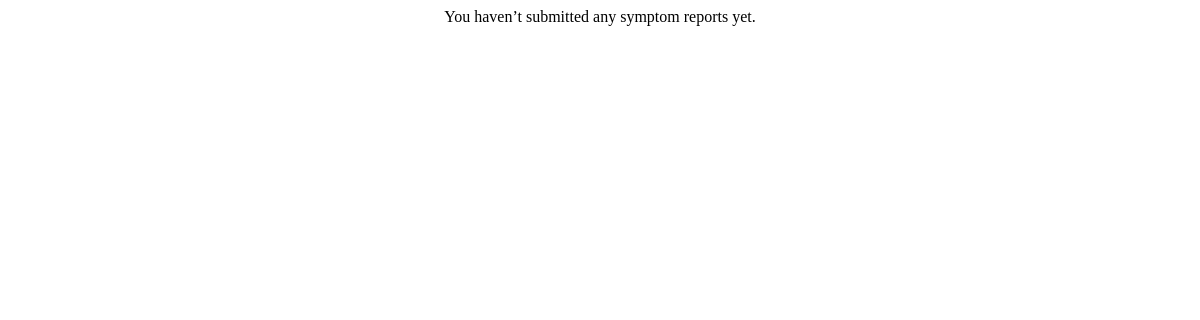
The page /request-history/ (signed in) on the database as committed earlier.
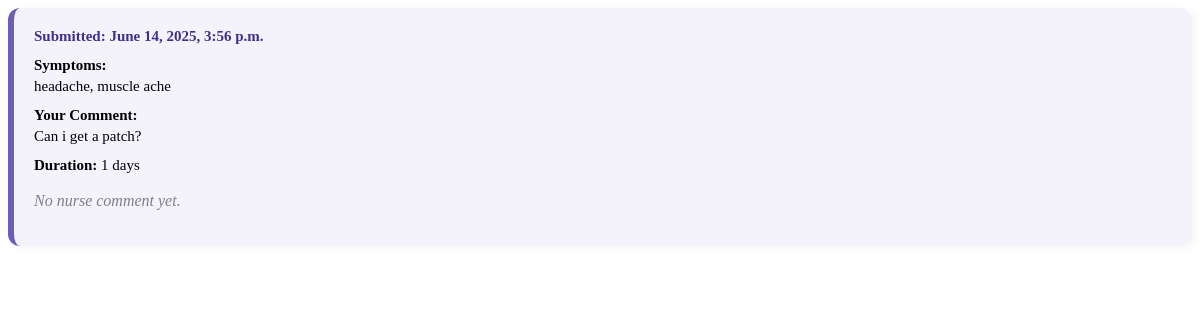
The same page on the database as committed later.
### main/models.py (models this page shows, shortened)
class HealthReport(models.Model):
    user = models.ForeignKey(User, on_delete=models.CASCADE)
    symptoms = models.TextField()
    other_symptoms = models.TextField(blank=True, null=True)
    extra_comments = models.TextField(blank=True)
    medical_record = models.FileField(upload_to='medical_records/', blank=True, null=True)
    created_at = models.DateTimeField(auto_now_add=True)
    reviewed = models.BooleanField(default=False)
    duration= models.PositiveIntegerField(default=0)
    nurse_viewed = models.BooleanField(default=False)
    nurse_comment = models.TextField(blank=True, null=True)
    starred = models.BooleanField(default=False)

### main/views.py (the view)
# urls.py: path('request-history/', views.request_history, name='request_history'),
def request_history(request):
    print("Current user:", request.user.username)
    reports = HealthReport.objects.filter(user=request.user).order_by('-created_at')
    print(f"Reports count for {request.user}: {reports.count()}")
    return render(request, 'main/ruser_comp/rqst_his_std.html', {'health_reports': reports})

### main/templates/main/ruser_comp/rqst_his_std.html (shortened to what this page needs)
{% block content %}
  {% if health_reports %}
    {% for report in health_reports %}
      <div class="report-box">
        <div class="report-header">
          <strong>Submitted:</strong> {{ report.created_at }}
        </div>
        <div class="report-body">
          <p><strong>Symptoms:</strong><br> {{ report.symptoms|safe|cut:"["|cut:"]"|cut:"'" }}</p>
          <p><strong>Your Comment:</strong><br>{{ report.extra_comments }}</p>
          <p><strong>Duration:</strong> {{ report.duration }} days</p>
        </div>
        {% if report.nurse_comment %}
          <div class="nurse-comment">
            <strong>Nurse Comment:</strong>
            {% if not report.nurse_viewed %}
              <span class="new-indicator">🟢 New message</span>
            {% endif %}
            <p>{{ report.nurse_comment }}</p>
          </div>
        {% else %}
          <p style="color: gray;"><em>No nurse comment yet.</em></p>
        {% endif %}
      </div>
    {% endfor %}
  {% else %}
    <p style="text-align: center; font-style: 'SteelfishRg';">
      You haven’t submitted any symptom reports yet.
    </p>
  {% endif %}
{% endblock %}

Rows that differ between the two databases and show on the page:
added HealthReport: created_at "June 14, 2025, 3:56 p.m.", symptoms "headache, muscle ache", extra_comments "Can i get a patch?", duration "1", shows "No nurse comment yet."
Other text that changed with them:
text no longer shown: "You haven’t submitted any symptom reports yet."
